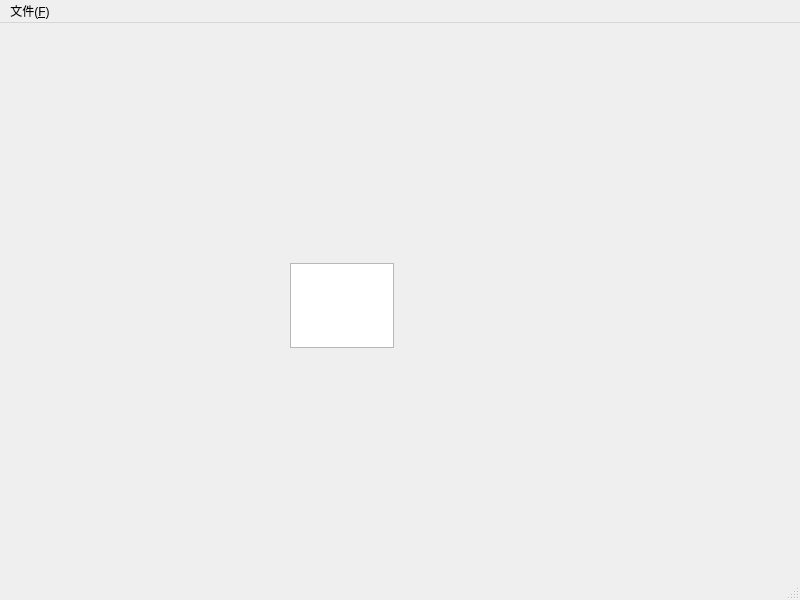
<?xml version="1.0" encoding="UTF-8"?>
<ui version="4.0">
 <class>MainWindow</class>
 <widget class="QMainWindow" name="MainWindow">
  <property name="geometry">
   <rect>
    <x>0</x>
    <y>0</y>
    <width>800</width>
    <height>600</height>
   </rect>
  </property>
  <property name="windowTitle">
   <string>MainWindow</string>
  </property>
  <widget class="QWidget" name="centralwidget">
   <widget class="QTextEdit" name="textEdit">
    <property name="geometry">
     <rect>
      <x>290</x>
      <y>240</y>
      <width>104</width>
      <height>85</height>
     </rect>
    </property>
   </widget>
  </widget>
  <widget class="QMenuBar" name="menubar">
   <property name="geometry">
    <rect>
     <x>0</x>
     <y>0</y>
     <width>800</width>
     <height>24</height>
    </rect>
   </property>
   <widget class="QMenu" name="menu_F">
    <property name="title">
     <string>文件(&amp;F)</string>
    </property>
   </widget>
   <addaction name="menu_F"/>
  </widget>
  <widget class="QStatusBar" name="statusbar"/>
 </widget>
 <resources/>
 <connections/>
</ui>
